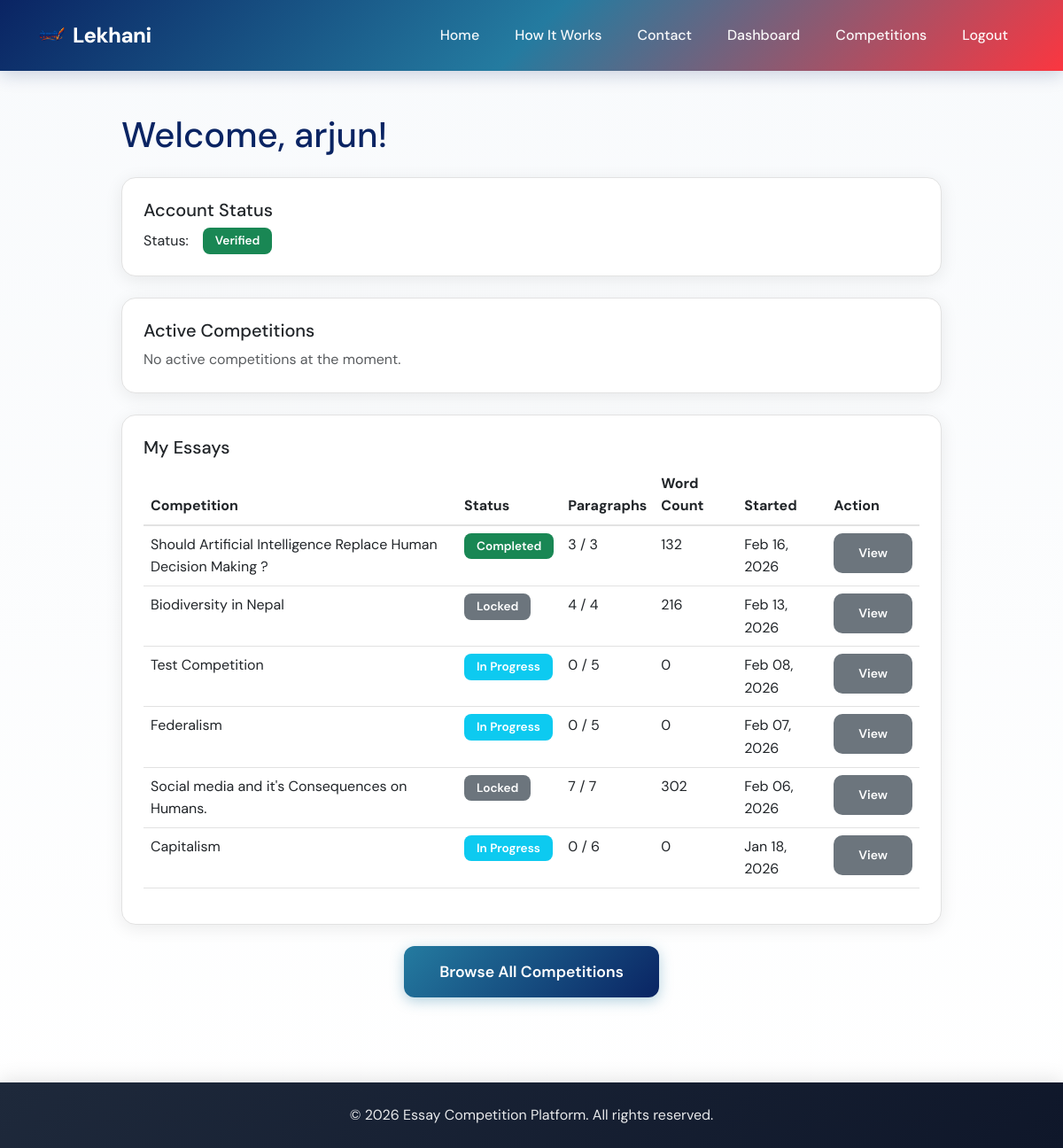
The app's page /dashboard/ (signed in) with its own data.
### competition/models.py (models this page shows, shortened)
class Essay(models.Model):
    STATUS_CHOICES = [
        ('in_progress', 'In Progress'),
        ('completed', 'Completed'),
        ('locked', 'Locked'),
    ]
    user = models.ForeignKey(User, on_delete=models.CASCADE, related_name='essays')
    competition = models.ForeignKey(Competition, on_delete=models.CASCADE, related_name='essays')
    status = models.CharField(max_length=15, choices=STATUS_CHOICES, default='in_progress')
    started_at = models.DateTimeField(auto_now_add=True)
    completed_at = models.DateTimeField(null=True, blank=True)
    word_count = models.PositiveIntegerField(default=0)
    grammar_errors = models.PositiveIntegerField(default=0)
    spelling_errors = models.PositiveIntegerField(default=0)
    grammar_score = models.PositiveIntegerField(default=100)
    final_score = models.FloatField(default=0)   # ⭐ NEW FIELD
    def current_paragraph_count(self):
        return self.paragraphs.count()
    class Meta:
        ordering = ['-started_at']
        unique_together = ['user', 'competition']
        verbose_name = 'Essay'
        verbose_name_plural = 'Essays'

class Competition(models.Model):
    title = models.CharField(max_length=200)
    description = models.TextField()
    start_date = models.DateTimeField()
    end_date = models.DateTimeField()
    max_paragraphs = models.PositiveIntegerField()
    created_at = models.DateTimeField(auto_now_add=True)
    updated_at = models.DateTimeField(auto_now=True)
    def is_active(self):
        now = timezone.now()
        return self.start_date <= now <= self.end_date
    class Meta:
        ordering = ['-start_date']
        verbose_name = 'Competition'
        verbose_name_plural = 'Competitions'

### competition/views.py (the view)
# urls.py: path('dashboard/', views.dashboard, name='dashboard'),
@login_required
def dashboard(request):
    user_profile = getattr(request.user, 'profile', None)
    user_essays = Essay.objects.filter(user=request.user).select_related('competition')
    active_competitions = []
    if user_profile and user_profile.status == 'verified':
        active_competitions = Competition.objects.filter(
            start_date__lte=timezone.now(),
            end_date__gte=timezone.now()
        )
    context = {
        'user_profile': user_profile,
        'user_essays': user_essays,
        'active_competitions': active_competitions,
    }
    return render(request, 'dashboard.html', context)

### competition/templates/dashboard.html (shortened to what this page needs)
{% extends 'base.html' %}
{% block content %}
<div class="container my-5">
    <div class="row">
        <div class="col-lg-10 mx-auto">
            <h1 class="mb-4">Welcome, {{ user.username }}!</h1>
            <div class="card mb-4">
                <div class="card-body">
                    <h5 class="card-title">Account Status</h5>
                    {% if user_profile %}
                    <div class="d-flex align-items-center">
                        <span class="me-3">Status:</span>
                        {% if user.is_staff or user.is_superuser %}
                        <span class="badge bg-success">Admin</span>
                        {% elif user_profile.status == 'verified' %}
                        <span class="badge bg-success">Verified</span>
                        {% elif user_profile.status == 'pending' %}
                        <span class="badge bg-warning">Pending Approval</span>
                        {% elif user_profile.status == 'rejected' %}
                        <span class="badge bg-danger">Rejected</span>
                        {% endif %}
                    </div>
                    {% else %}
                    <p class="text-muted mb-0">Profile not found.</p>
                    {% endif %}
                </div>
            </div>
            {% if user.is_staff or user.is_superuser or user_profile.status == 'verified' %}
            <div class="card mb-4">
                <div class="card-body">
                    <h5 class="card-title">Active Competitions</h5>
                    {% if active_competitions %}
                    <div class="list-group list-group-flush">
                        {% for competition in active_competitions %}
                        <div class="list-group-item">
                            <div class="d-flex justify-content-between align-items-start">
                                <div>
                                    <h6 class="mb-1">{{ competition.title }}</h6>
                                    <p class="mb-1 text-muted small">
                                        {{ competition.description|truncatewords:20 }}
                                    </p>
                                    <small class="text-muted">
                                        Ends: {{ competition.end_date|date:"M d, Y g:i A" }}
                                    </small>
                                </div>
                                <a href="{% url 'competition_list' %}" class="btn btn-sm btn-primary">
                                    View Details
                                </a>
                            </div>
                        </div>
                        {% endfor %}
                    </div>
                    {% else %}
                    <p class="text-muted mb-0">No active competitions at the moment.</p>
                    {% endif %}
                </div>
            </div>
            {% endif %}
            <div class="card">
                <div class="card-body">
                    <h5 class="card-title">My Essays</h5>
                    {% if user_essays %}
                    <div class="table-responsive">
                        <table class="table table-hover">
                            <thead>
                                <tr>
                                    <th>Competition</th>
                                    <th>Status</th>
                                    <th>Paragraphs</th>
                                    <th>Word Count</th>
                                    <th>Started</th>
                                    <th>Action</th>
                                </tr>
                            </thead>
                            <tbody>
                                {% for essay in user_essays %}
                                <tr>
                                    <td>{{ essay.competition.title }}</td>
                                    <td>
                                        {% if essay.status == 'in_progress' %}
                                        <span class="badge bg-info">In Progress</span>
                                        {% elif essay.status == 'completed' %}
                                        <span class="badge bg-success">Completed</span>
                                        {% elif essay.status == 'locked' %}
                                        <span class="badge bg-secondary">Locked</span>
                                        {% endif %}
                                    </td>
                                    <td>
                                        {{ essay.current_paragraph_count }} /
                                        {{ essay.competition.max_paragraphs }}
                                    </td>
                                    <td>{{ essay.word_count }}</td>
                                    <td>{{ essay.started_at|date:"M d, Y" }}</td>
                                    <td>
                                        {% if essay.status == 'in_progress' and essay.competition.is_active %}
                                        <a href="{% url 'essay_write' essay.competition.id %}"
                                            class="btn btn-sm btn-primary">
                                            Continue
                                        </a>
                                        {% else %}
                                        <a href="{% url 'essay_view' essay.id %}" class="btn btn-sm btn-secondary">
                                            View
                                        </a>
                                        {% endif %}
                                    </td>
                                </tr>
                                {% endfor %}
                            </tbody>
                        </table>
                    </div>
                    {% else %}
                    <p class="text-muted mb-0">
                        You haven't started any essays yet.
                    </p>
                    {% endif %}
                </div>
            </div>
            {% if user.is_staff or user.is_superuser or user_profile.status == 'verified' %}
            <div class="text-center mt-4">
                <a href="{% url 'competition_list' %}" class="btn btn-primary btn-lg">
                    Browse All Competitions
                </a>
            </div>
            {% endif %}
        </div>
    </div>
</div>
{% endblock %}

### static/css/style.css (style rules this page uses)
:root { --primary-color: #247BA0; --primary-dark: #1a5f7d; --secondary-color: #FB3640; --accent-color: #0A2463; --success-color: #10b981; --danger-color: #FB3640; --warning-color: #f59e0b; --info-color: #247BA0; --light-bg: #f8fafc; --dark-text: #0A2463; --gray-text: #605F5E; --border-color: #E2E2E2; }
* { margin: 0; padding: 0; box-sizing: border-box; }
body { font-family: 'DM Sans', -apple-system, BlinkMacSystemFont, 'Segoe UI', Roboto, sans-serif; min-height: 100vh; display: flex; flex-direction: column; background: linear-gradient(to bottom, #f8fafc 0%, #ffffff 100%); color: var(--dark-text); line-height: 1.6; }
.card { border: 1px solid var(--border-color); border-radius: 16px; box-shadow: 0 4px 20px rgba(0, 0, 0, 0.08); transition: all 0.3s ease; }
.card-body { padding: 1.5rem; }
.btn { border-radius: 10px; padding: 12px 28px; font-weight: 600; transition: all 0.3s cubic-bezier(0.4, 0, 0.2, 1); border: none; position: relative; overflow: hidden; }
.btn::before { content: ''; position: absolute; top: 50%; left: 50%; width: 0; height: 0; border-radius: 50%; background: rgba(255, 255, 255, 0.2); transform: translate(-50%, -50%); transition: width 0.6s, height 0.6s; }
.btn-lg { padding: 16px 40px; font-size: 1.1rem; border-radius: 12px; }
.btn-primary { background: linear-gradient(135deg, #247BA0 0%, #0A2463 100%); box-shadow: 0 4px 15px rgba(36, 123, 160, 0.35); }
.badge { padding: 8px 14px; font-weight: 600; border-radius: 8px; font-size: 0.85rem; }
.table { background: white; }
.table thead { background: var(--light-bg); border-bottom: 2px solid var(--border-color); }
.table tbody tr { border-bottom: 1px solid var(--border-color); }

### competition/templates/base.html (style rules this page uses)
html { scroll-behavior: smooth; }

### records on screen
Essay: competition "Should Artificial Intelligence Replace Human Decision Making ?", status "Completed", current_paragraph_count "3", competition.max_paragraphs "3", word_count "132", started_at "Feb 16, 2026"
Essay: competition "Biodiversity in Nepal", status "Locked", current_paragraph_count "4", competition.max_paragraphs "4", word_count "216", started_at "Feb 13, 2026"
Essay: competition "Test Competition", status "In Progress", current_paragraph_count "0", competition.max_paragraphs "5", word_count "0", started_at "Feb 08, 2026"
Essay: competition "Federalism", status "In Progress", current_paragraph_count "0", competition.max_paragraphs "5", word_count "0", started_at "Feb 07, 2026"
Essay: competition "Social media and it's Consequences on Humans.", status "Locked", current_paragraph_count "7", competition.max_paragraphs "7", word_count "302", started_at "Feb 06, 2026"
Essay: competition "Capitalism", status "In Progress", current_paragraph_count "0", competition.max_paragraphs "6", word_count "0", started_at "Jan 18, 2026"

### other values on screen
{{ user.username }} "arjun"
